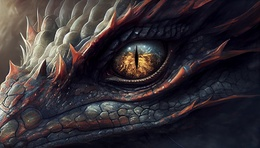
%> input picture SVD/DragonEye.jpg, 260 x 148 px, shrunk from 1000 x 571 before the run
$ octave SVD.m   (GNU Octave 9; MATLAB toolbox functions it lacks are replaced by stand-ins)
%> lines starting %> are read from the running program, lines starting %| are printed output that depends on the picture
% Task 1: Load and Display Grayscale Image
originalImage = imread('DragonEye.jpg');
%> originalImage is the input picture: size 148x260x3 uint8; mean R, G, B 54, 47.6, 52
grayImage = rgb2gray(originalImage);
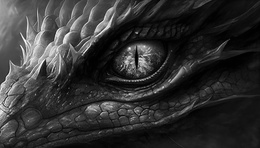
%> grayImage: size 148x260 uint8; min 0, max 253, mean 50

% Display the grayscale image
subplot(2, 2, 1);
imshow(grayImage);
title('Original Grayscale Image');

% Task 2: Add Three Types of Noise
noisyImage1 = imnoise(grayImage, 'gaussian', 0, 0.01); % Gaussian noise
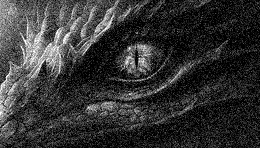
%> noisyImage1: size 148x260 uint8; min 0, max 255, mean 52.2
noisyImage2 = imnoise(grayImage, 'salt & pepper', 0.05); % Salt and Pepper noise
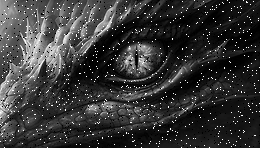
%> noisyImage2: size 148x260 uint8; min 0, max 255, mean 53.9
noisyImage3 = imnoise(grayImage, 'speckle', 0.04); % Speckle noise
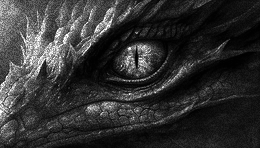
%> noisyImage3: size 148x260 uint8; min 0, max 255, mean 49.9

% Display the noisy images
subplot(2, 2, 2);
imshow(noisyImage1);
title('Noisy Image (Gaussian)');
subplot(2, 2, 3);
imshow(noisyImage2);
title('Noisy Image (Salt & Pepper)');
subplot(2, 2, 4);
imshow(noisyImage3);
title('Noisy Image (Speckle)');

% Task 3: Singular Value Decomposition and Cumulative Singular Values
[U1, S1, V1] = svd(double(noisyImage1));
[U2, S2, V2] = svd(double(noisyImage2));
[U3, S3, V3] = svd(double(noisyImage3));


% Calculate cumulative singular values
cumulativeS1 = cumsum(diag(S1)) / sum(diag(S1));
%> cumulativeS1 = 148 values from 0.143 to 1
cumulativeS2 = cumsum(diag(S2)) / sum(diag(S2));
%> cumulativeS2 = 148 values from 0.116 to 1
cumulativeS3 = cumsum(diag(S3)) / sum(diag(S3));
%> cumulativeS3 = 148 values from 0.172 to 1

% Plot cumulative singular values
figure;
subplot(3, 1, 1);
plot(cumulativeS1);
title('Cumulative Singular Values (Gaussian)');
subplot(3, 1, 2);
plot(cumulativeS2);
title('Cumulative Singular Values (Salt & Pepper)');
subplot(3, 1, 3);
plot(cumulativeS3);
title('Cumulative Singular Values (Speckle)');
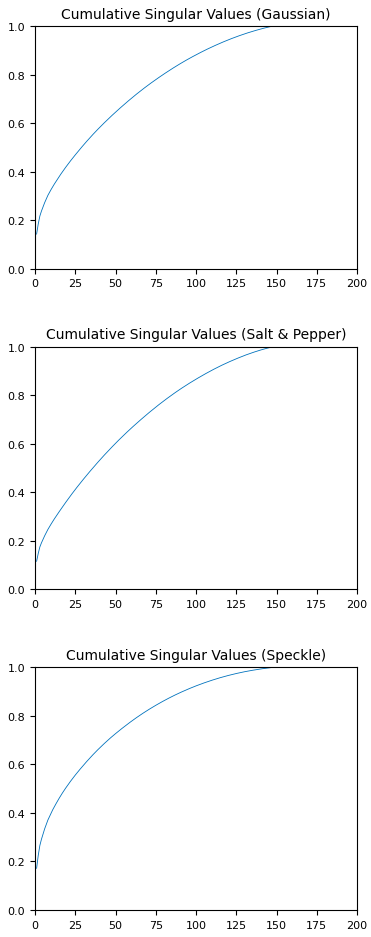
%> figure redrawn from the program's plot data, 3 panels; panel 1: curve peaks at x = 148, y = 1

% Task 4: Image Reconstruction and RMSE Calculation
numSingularValues = 1:min(size(S1));
%> numSingularValues = 148 values from 1 to 148
rmse1 = zeros(size(numSingularValues));
rmse2 = zeros(size(numSingularValues));
rmse3 = zeros(size(numSingularValues));

for i = numSingularValues
    % Reconstruct images using i singular values
    reconstructedImage1 = U1(:, 1:i) * S1(1:i, 1:i) * V1(:, 1:i)';
    reconstructedImage2 = U2(:, 1:i) * S2(1:i, 1:i) * V2(:, 1:i)';
    reconstructedImage3 = U3(:, 1:i) * S3(1:i, 1:i) * V3(:, 1:i)';

    % Calculate RMSE
    rmse1(i) = sqrt(mean((double(grayImage(:)) - double(reconstructedImage1(:))).^2));
    rmse2(i) = sqrt(mean((double(grayImage(:)) - double(reconstructedImage2(:))).^2));
    rmse3(i) = sqrt(mean((double(grayImage(:)) - double(reconstructedImage3(:))).^2));
end
%> after the loop, rmse1 = 148 values, max 33.86 at index 1, min 17.94 at index 20, mean 21.06; rmse2 = 148 values, max 34.93 at index 148, min 21.96 at index 9, mean 30.76; rmse3 = 148 values, max 33.7 at index 1, min 13.33 at index 78, mean 14.37

% Plot RMSE values
figure;
plot(numSingularValues, rmse1, 'r', 'DisplayName', 'Gaussian');
hold on;
plot(numSingularValues, rmse2, 'g', 'DisplayName', 'Salt & Pepper');
plot(numSingularValues, rmse3, 'b', 'DisplayName', 'Speckle');
xlabel('Number of Singular Values');
ylabel('RMSE');
legend('Location', 'Best');
title('RMSE vs. Number of Singular Values');
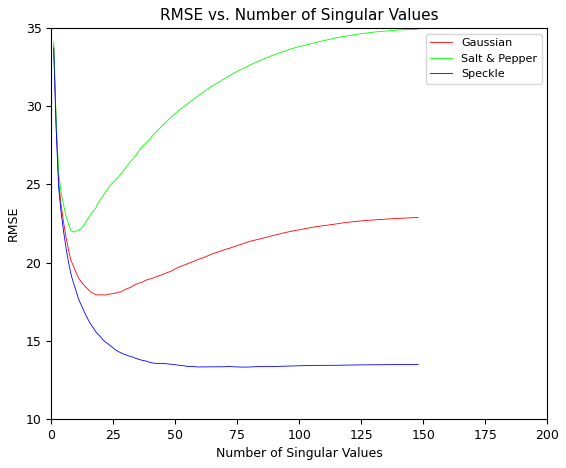
%> figure redrawn from the program's plot data; curve peaks at x = 1, y = 33.86; curve peaks at x = 148, y = 34.93; curve peaks at x = 1, y = 33.7

% Task 5: Optimal Number of Singular Values
% Analyze the RMSE plot to identify the optimal values.
optimalSingularValues1 = find(rmse1 == min(rmse1));
%> optimalSingularValues1 = 20
optimalSingularValues2 = find(rmse2 == min(rmse2));
%> optimalSingularValues2 = 9
optimalSingularValues3 = find(rmse3 == min(rmse3));
%> optimalSingularValues3 = 78

% Display the optimal values
fprintf('Optimal Singular Values for Gaussian Noise: %d\n', optimalSingularValues1);
%| Optimal Singular Values for Gaussian Noise: 20
fprintf('Optimal Singular Values for Salt & Pepper Noise: %d\n', optimalSingularValues2);
%| Optimal Singular Values for Salt & Pepper Noise: 9
fprintf('Optimal Singular Values for Speckle Noise: %d\n', optimalSingularValues3);
%| Optimal Singular Values for Speckle Noise: 78


% Task 6: Image Compression
% Calculate the compression ratio for each noisy image using the optimal number of singular values.

[rows cols] = size(double(grayImage));
%> rows = 148; cols = 260
CompressionRatio = 100 * [optimalSingularValues1 optimalSingularValues2 optimalSingularValues3] * (rows + cols)/(rows * cols)
%> CompressionRatio = [21.21 9.54 82.7]


% Display compression ratios
fprintf('Compression Ratio for Gaussian Noise: %.2f\n', CompressionRatio(1));
%| Compression Ratio for Gaussian Noise: 21.21
fprintf('Compression Ratio for Salt & Pepper Noise: %.2f\n', CompressionRatio(2));
%| Compression Ratio for Salt & Pepper Noise: 9.54
fprintf('Compression Ratio for Speckle Noise: %.2f\n', CompressionRatio(3));
%| Compression Ratio for Speckle Noise: 82.70
